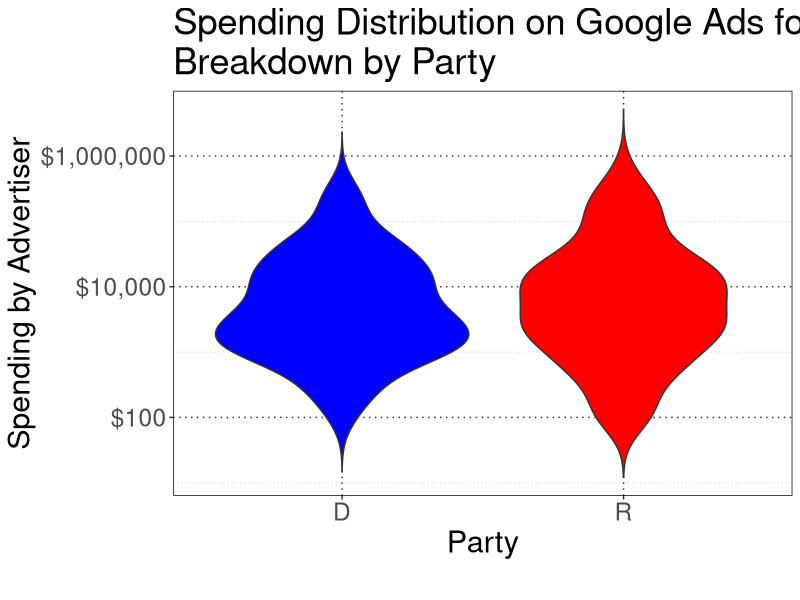
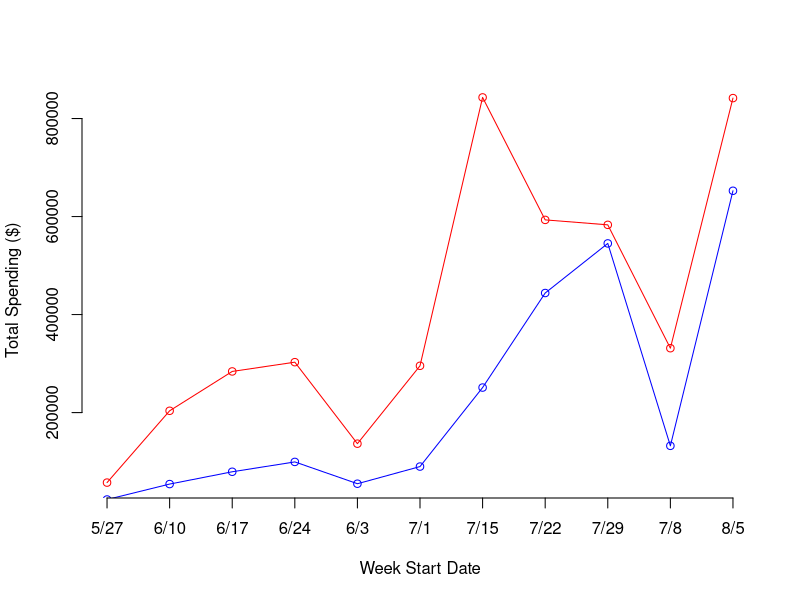
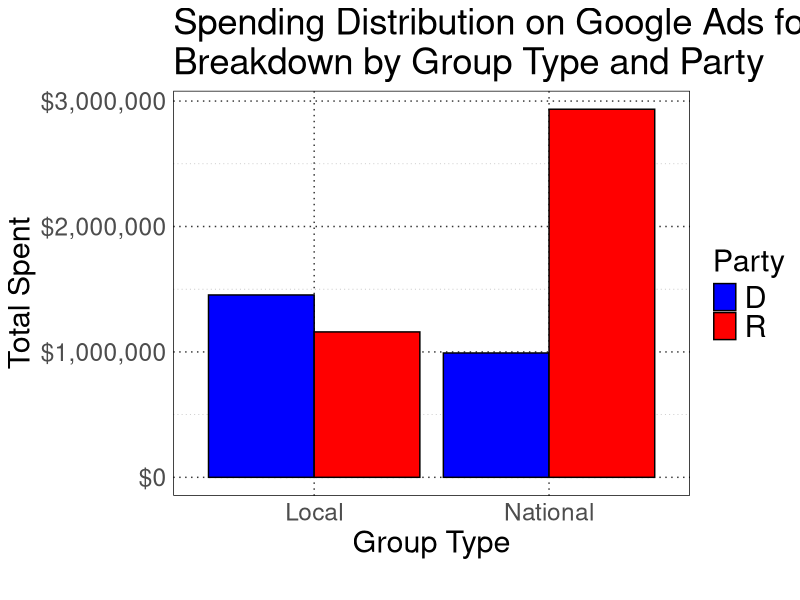
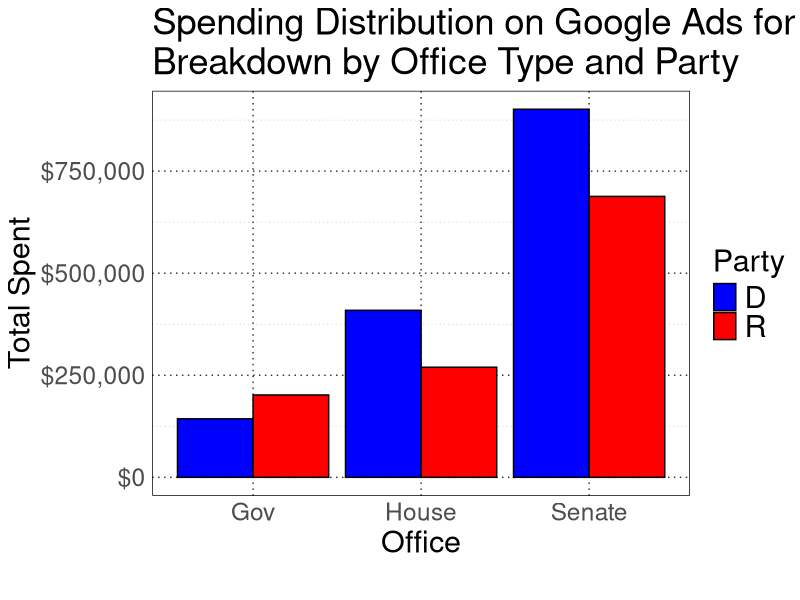
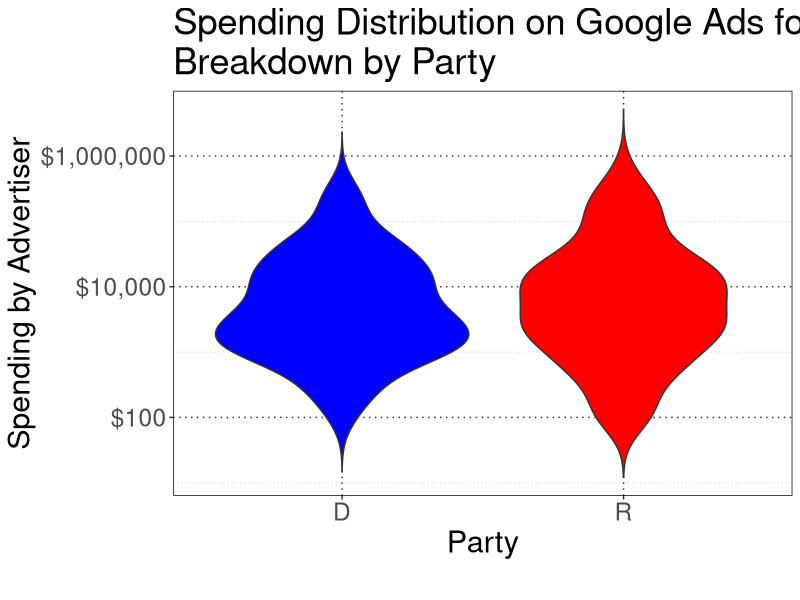
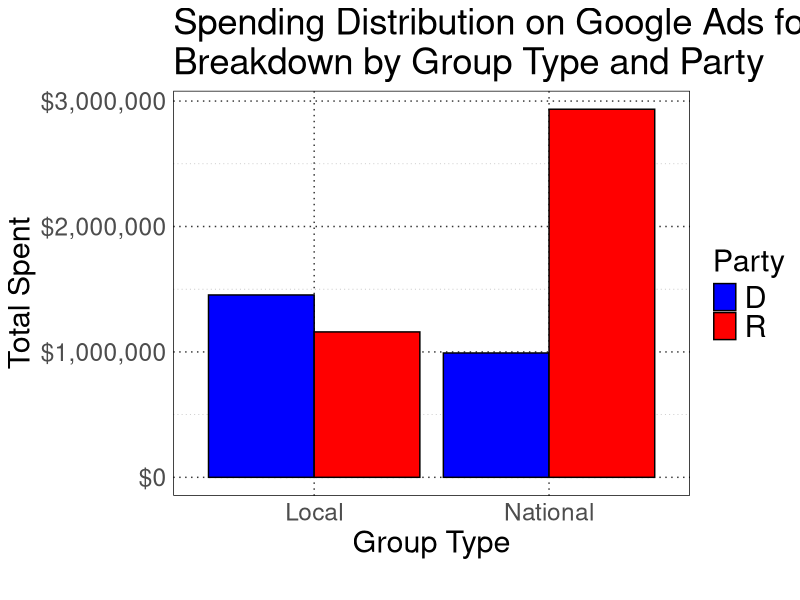
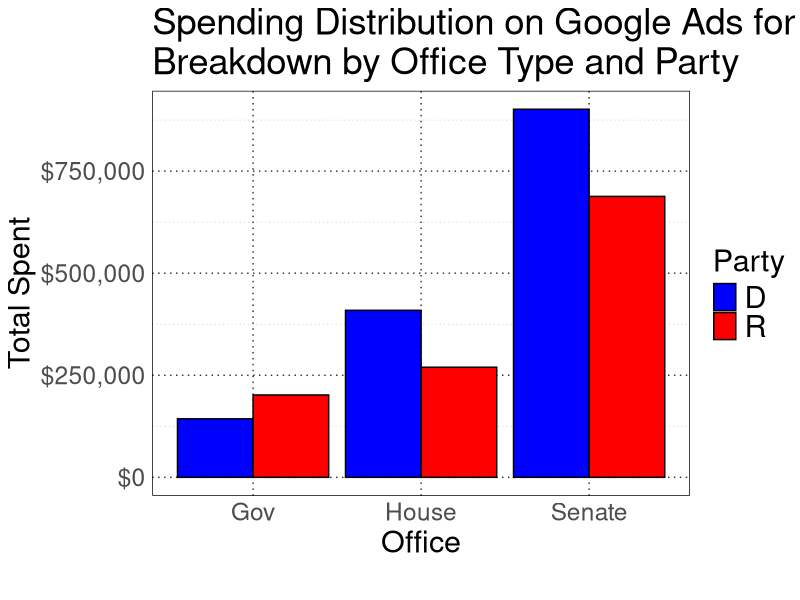

Generate these figures, in order, with R:
library(stringr)
library(ggplot2)
library(plyr)


opts_string = {theme(axis.text.x=element_text(size=rel(2),angle=0),
                     axis.text.y=element_text(size=rel(2)),
                     legend.text=element_text(size=rel(2)),
                     title=element_text(size=rel(2)),
                     panel.background=element_blank(),
                     panel.border=element_rect(color='black',fill=NA),
                     panel.grid.major=element_line(colour='grey20',linetype='dotted'),
                     panel.grid.minor=element_line(color='grey',linetype='dotted'))}


adSpending <- read.csv('googleAds.csv')

adClass <- read.csv('Advertiser Party Affiliation  - ads.csv')

geoInfo <- read.csv('geoAds.csv')

adSpending$Advertiser <- adSpending$Advertiser_Name

adData <- merge(adClass, adSpending, by='Advertiser')

geoInfo <- merge(geoInfo, adData, by='Advertiser')
geoInfo <- geoInfo[geoInfo$Office != "State", ]


# Violin Plot of COntributions
twoParties <- adData[adData$party=='R' | adData$party=='D', ]
twoParties <- twoParties[is.na(twoParties$party)==FALSE, ]
options(scipen=3) 

ggplot(twoParties, aes(y=Total_Spend_USD, x=party, fill=party)) +
  geom_violin(trim=FALSE) + scale_y_log10(labels=scales::dollar) + 
  xlab('Party\n') + ylab('Spending by Advertiser') + 
  scale_fill_manual(values=c("blue","red")) + 
  guides(fill=FALSE) +
  opts_string + 
  ggtitle('Spending Distribution on Google Ads for 2018 Midterm Election\nBreakdown by Party')
ggsave('SpendDistribute.png',units=c('cm'),width=50,height=50)

# Contributions over time
weekAds <- read.csv('weeklyAds.csv')
weekAds$Advertiser <- weekAds$Advertiser_Name
weekAdData <- merge(weekAds, adData, by='Advertiser')

dWeek<-weekAdData[weekAdData$party=='D', ]
rWeek<-weekAdData[weekAdData$party=='R', ]

rWeek <- aggregate(rWeek$Spend_USD, by=list(Week=rWeek$Week_Start_Date), FUN=sum)
dWeek <- aggregate(dWeek$Spend_USD, by=list(Week=dWeek$Week_Start_Date), FUN=sum)

weeklySpending <- merge(rWeek, dWeek, by='Week')
colnames(weeklySpending) <- c('Week', 'R', 'D')
weeklySpending$Week <- str_sub(weeklySpending$Week, 1, str_length(weeklySpending$Week)-5)

plot(weeklySpending$R, type='o', col='red', axes=FALSE, xlab='Week Start Date', ylab='Total Spending ($)')
lines(weeklySpending$D, type='o', col='blue')
axis(1, at=1:11, lab=weeklySpending$Week)
axis(2)


# National vs. Local Group
geoInfo$Type <- "Local"
groupType <- join(adData, geoInfo, by='Advertiser')

groupType <- groupType[groupType$party=='R' | groupType$party=='D', ]
groupType$party <- as.character(groupType$party)
groupType$Office <- as.character(groupType$Office)

groupType$Type <- ifelse(is.na(groupType$Type), 'National', groupType$Type)

groupTypeAgg <- aggregate(groupType$Total_Spend_USD, by=list(Type=groupType$Type, Party=groupType$party), FUN=sum)

ggplot(groupTypeAgg, aes(x=Type, y=x, fill = Party)) + 
  geom_bar(stat="identity", color="black", position=position_dodge())+
  theme_minimal() + scale_fill_manual(values=c('blue','red') ) + xlab('Group Type\n') + 
  ylab('Total Spent') +ggtitle('Spending Distribution on Google Ads for 2018 Midterm Election\nBreakdown by Group Type and Party') + 
  opts_string + scale_y_continuous(labels=scales::dollar)
ggsave('SpendByType.png',units=c('cm'),width=50,height=50)


# By race type

geoInfoTwo <- geoInfo[geoInfo$party=='R' | geoInfo$party=='D', ]
geoInfoTwo$party <- as.character(geoInfoTwo$party)
geoInfoTwo$Office <- as.character(geoInfoTwo$Office)

geoInfoTwo <- aggregate(geoInfoTwo$Total_Spend_USD, by=list(Office=geoInfoTwo$Office, Party=geoInfoTwo$party), FUN=sum)

ggplot(geoInfoTwo, aes(x=Office, y=x, fill = Party)) + 
  geom_bar(stat="identity", color="black", position=position_dodge())+
  theme_minimal() + scale_fill_manual(values=c('blue','red') ) + xlab('Office\n') +
  ylab('Total Spent') +ggtitle('Spending Distribution on Google Ads for 2018 Midterm Election\nBreakdown by Office Type and Party') +
  opts_string + scale_y_continuous(labels=scales::dollar)
ggsave('SpendByOffice.png',units=c('cm'),width=50,height=50)
